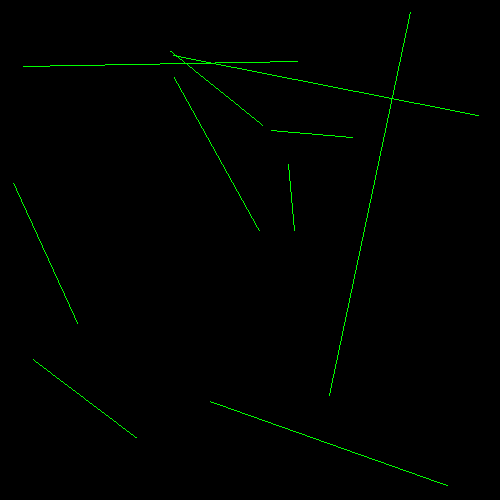
#> input picture Test/resources/lines.png, 500 x 500 px
$ python LineStudy.py
#> lines starting #> are read from the running program, lines starting #| are printed output that depends on the picture; after the words box and inside, x2 and y2 are one past the last pixel; in counts of white or black regions, pixels touching at a corner belong together
import cv2
import numpy as np
import matplotlib.pyplot as plt

img = cv2.imread("resources/lines.png")
#> img is the input picture: shape (500, 500, 3); mean B, G, R 0, 1.9, 0
height = img.shape[0]
#> height = 500
width = img.shape[1]
#> width = 500
bw = np.zeros([width, height])
nn = width * height
#> nn = 250000
for t in range(nn):
    j = t % width
    i = t // width
    np_sum = sum(img[i, j])
    bw[i, j] = 1 if np_sum > 0 else 0
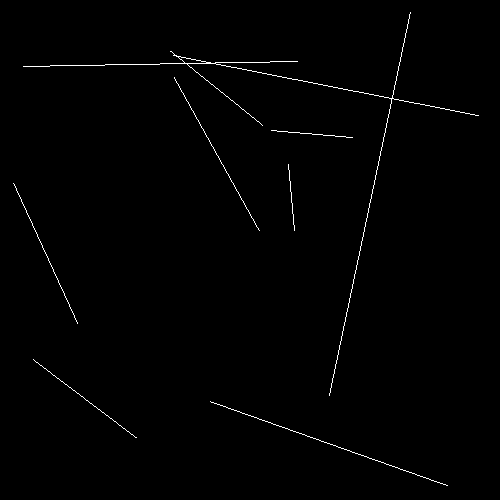
#> bw: shape (500, 500) float64; values 0 (black) and 1 (white), 0.73% white in thin lines or dots, all inside (x1, y1, x2, y2) = (13, 12, 479, 486)

plt.matshow(bw)
fig, ax = plt.subplots()
hist = np.sum(bw, axis=1)
#> hist = 500 values, max 62 at index 62, min 0 at index 0, mean 3.67
ax.plot(range(width), hist, 'r-', linewidth=2)
plt.show()
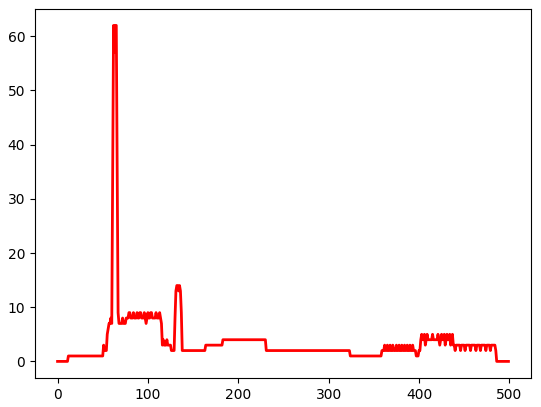
#> figure drawn by matplotlib, 1 panel; curve peaks at x = 62, y = 62

np.save('resources/lineHist', hist)
